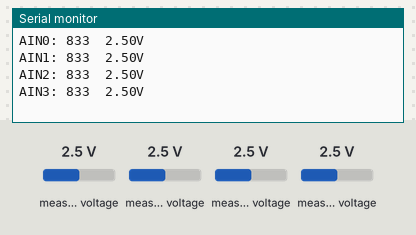
Bench run of a program on a simulated Arduino Uno, built with avr-gcc and run on an emulated ATmega328P. On the bench: the last lines printed to the serial monitor. The inputs (shaded band) are chosen by the test bench; at power-on: measured voltage 2.5 V.

Above: at 1.2 s.
1.3 s: measured voltage (sensor 200) set to 0.1 V
2.8 s: measured voltage (sensor 201) set to 0.1 V
At 3.6 s:
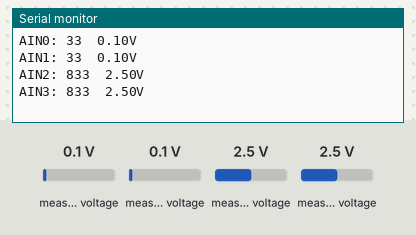
4.3 s: measured voltage (sensor 202) set to 0.1 V
At 5.6 s:
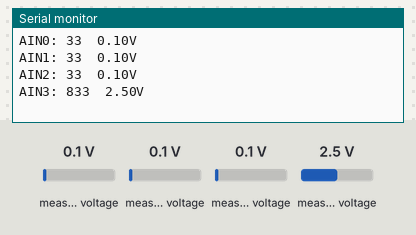
5.8 s: measured voltage (sensor 203) set to 0.1 V
At 6.6 s:
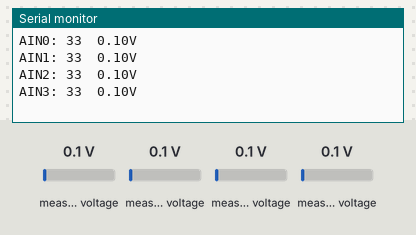
7.3 s: measured voltage (sensor 200) set to 1.2 V
8.8 s: measured voltage (sensor 201) set to 1.2 V
At 9.5 s:
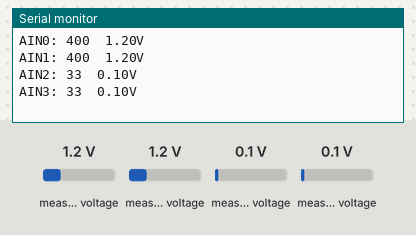
Timing chart, 0 to 11.3 s (numbered marks = the images above; inputs shaded):
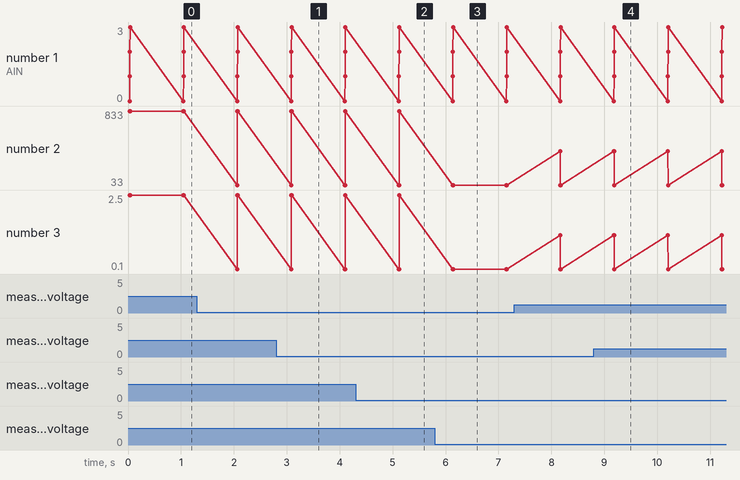

The program:

main.cpp
```cpp
#include <Arduino.h>

#include <Adafruit_ADS1X15.h>

//Adafruit_ADS1115 ads;  /* Use this for the 16-bit version */
Adafruit_ADS1015 ads;     /* Use this for the 12-bit version */

void setup(void)
{
  Serial.begin(57600);
  Serial.println("Hello!");

  Serial.println("Getting single-ended readings from AIN0..3");
  Serial.println("ADC Range: +/- 6.144V (1 bit = 3mV/ADS1015, 0.1875mV/ADS1115)");

  // The ADC input range (or gain) can be changed via the following
  // functions, but be careful never to exceed VDD +0.3V max, or to
  // exceed the upper and lower limits if you adjust the input range!
  // Setting these values incorrectly may destroy your ADC!
  //                                                                ADS1015  ADS1115
  //                                                                -------  -------
  // ads.setGain(GAIN_TWOTHIRDS);  // 2/3x gain +/- 6.144V  1 bit = 3mV      0.1875mV (default)
  // ads.setGain(GAIN_ONE);        // 1x gain   +/- 4.096V  1 bit = 2mV      0.125mV
  // ads.setGain(GAIN_TWO);        // 2x gain   +/- 2.048V  1 bit = 1mV      0.0625mV
  // ads.setGain(GAIN_FOUR);       // 4x gain   +/- 1.024V  1 bit = 0.5mV    0.03125mV
  // ads.setGain(GAIN_EIGHT);      // 8x gain   +/- 0.512V  1 bit = 0.25mV   0.015625mV
  // ads.setGain(GAIN_SIXTEEN);    // 16x gain  +/- 0.256V  1 bit = 0.125mV  0.0078125mV

  if (!ads.begin()) {
    Serial.println("Failed to initialize ADS.");
    while (1);
  }
}

void loop(void)
{
  int16_t adc0, adc1, adc2, adc3;
  float volts0, volts1, volts2, volts3;

  adc0 = ads.readADC_SingleEnded(0);
  adc1 = ads.readADC_SingleEnded(1);
  adc2 = ads.readADC_SingleEnded(2);
  adc3 = ads.readADC_SingleEnded(3);

  volts0 = ads.computeVolts(adc0);
  volts1 = ads.computeVolts(adc1);
  volts2 = ads.computeVolts(adc2);
  volts3 = ads.computeVolts(adc3);

  Serial.println("-----------------------------------------------------------");
  Serial.print("AIN0: "); Serial.print(adc0); Serial.print("  "); Serial.print(volts0); Serial.println("V");
  Serial.print("AIN1: "); Serial.print(adc1); Serial.print("  "); Serial.print(volts1); Serial.println("V");
  Serial.print("AIN2: "); Serial.print(adc2); Serial.print("  "); Serial.print(volts2); Serial.println("V");
  Serial.print("AIN3: "); Serial.print(adc3); Serial.print("  "); Serial.print(volts3); Serial.println("V");

  delay(1000);
}
```

Measured:
- after the input at 2.8 s, the serial monitor: prints a new line after 0.28 s (image 1)
- after the input at 4.3 s, the serial monitor: prints a new line after 0.82 s (image 2)
- after the input at 5.8 s, the serial monitor: prints a new line after 0.34 s (image 3)
- after the input at 8.8 s, the serial monitor: prints a new line after 0.39 s (image 4)
